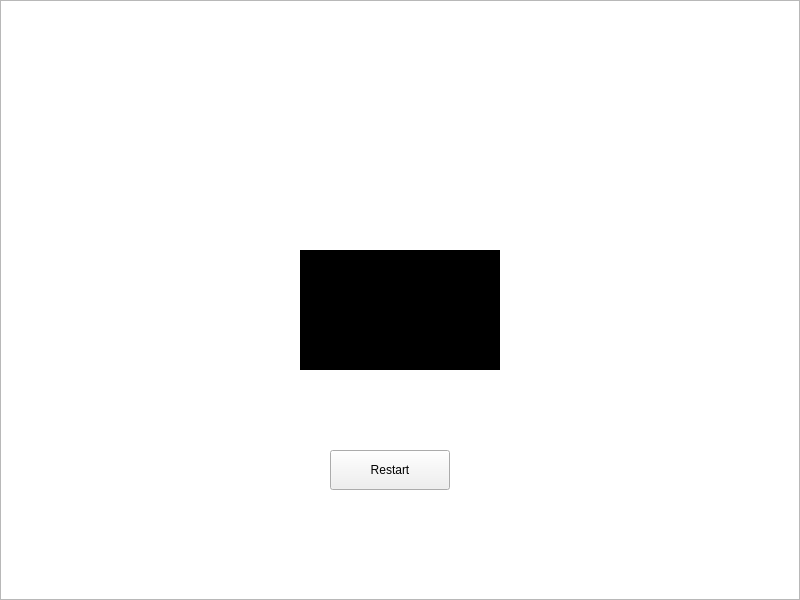
<?xml version="1.0" encoding="UTF-8"?>
<ui version="4.0">
 <class>Widget</class>
 <widget class="QWidget" name="Widget">
  <property name="geometry">
   <rect>
    <x>0</x>
    <y>0</y>
    <width>800</width>
    <height>600</height>
   </rect>
  </property>
  <property name="windowTitle">
   <string>Widget</string>
  </property>
  <widget class="QGraphicsView" name="graphicsView">
   <property name="geometry">
    <rect>
     <x>0</x>
     <y>0</y>
     <width>800</width>
     <height>600</height>
    </rect>
   </property>
  </widget>
  <widget class="QPushButton" name="pushButton">
   <property name="geometry">
    <rect>
     <x>330</x>
     <y>450</y>
     <width>120</width>
     <height>40</height>
    </rect>
   </property>
   <property name="text">
    <string>Restart</string>
   </property>
  </widget>
  <widget class="QTextEdit" name="textEdit">
   <property name="geometry">
    <rect>
     <x>300</x>
     <y>250</y>
     <width>200</width>
     <height>120</height>
    </rect>
   </property>
   <property name="styleSheet">
    <string notr="true">border: none;
background-color: rgb(0, 0, 0);</string>
   </property>
   <property name="readOnly">
    <bool>true</bool>
   </property>
  </widget>
 </widget>
 <resources/>
 <connections/>
</ui>
